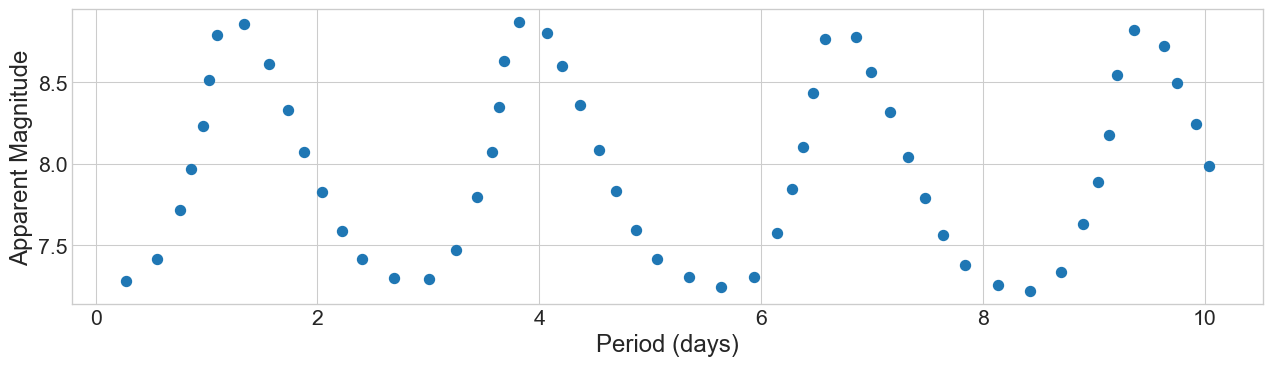

This figure's Python source:
import pandas as pd
import numpy as np
import matplotlib.pyplot as plt
import matplotlib

plt.style.use('seaborn-v0_8-whitegrid')
matplotlib.rc('xtick', labelsize=16)
matplotlib.rc('ytick', labelsize=16)

df = pd.read_csv('./cepheid.csv', names=['V1', 'V2'], delimiter=' ')

fig = plt.figure(figsize=(16, 4), dpi=96)
plt.plot(df.V1, df.V2, '.', markersize=15)
plt.xlabel('Period (days)', fontsize=18)
plt.ylabel('Apparent Magnitude', fontsize=18)
plt.savefig('cepheid.png', facecolor='#ffffff00', bbox_inches='tight')
plt.show()
